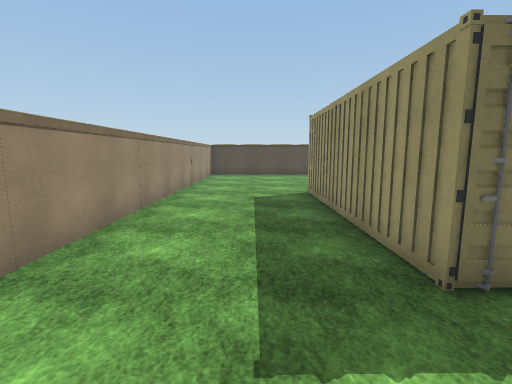
[1] (above)

20 first-person views from a walk through a Unity game level. The camera is 1.5 m above the floor, tilts 8° down and sees 85° across. The floor is counted in squares, 1 m on a side. Each view is taken from the middle of a square. On the plan, view 1 faces up. The plan holds only what a view shows up to about 14 squares ahead; the rest is blank. The place goes on beyond the plan. Surface patterns are stand-ins for the level's own textures.

[2]
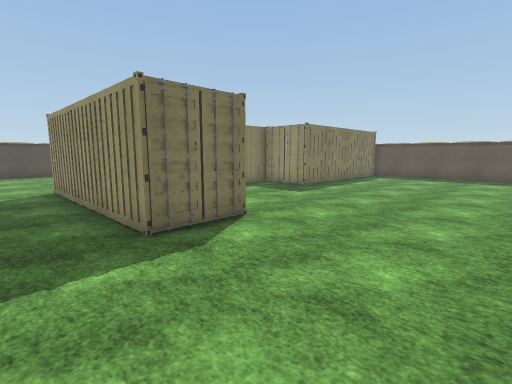

[3]
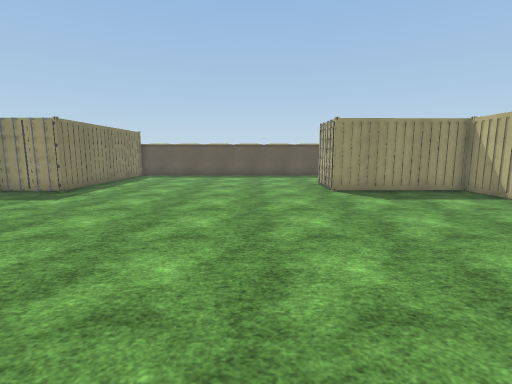

[4]
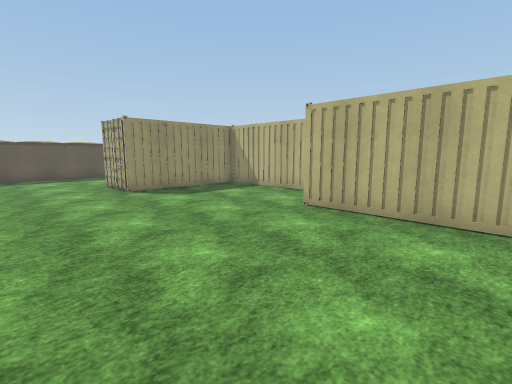

[5]
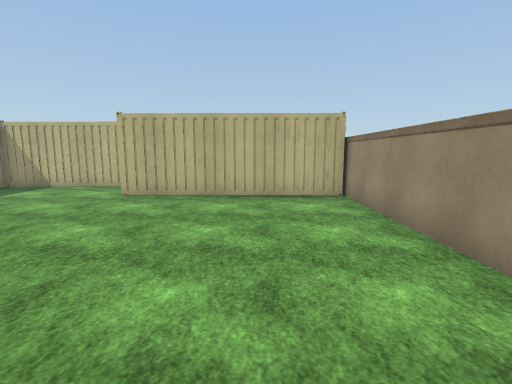

[6]
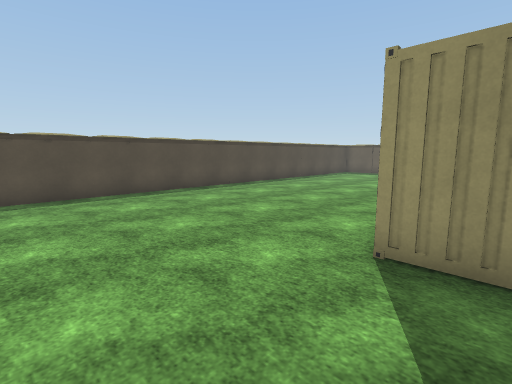

[7]
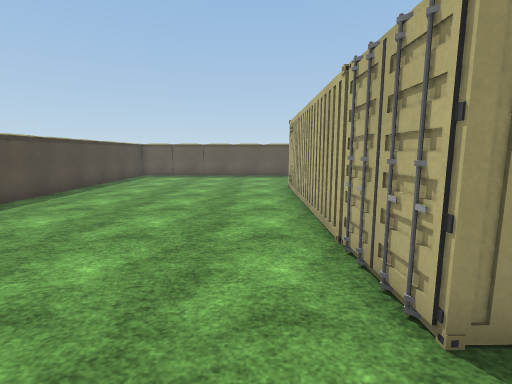

[8]
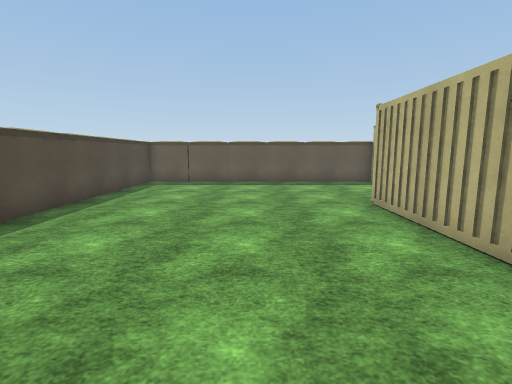

[9]
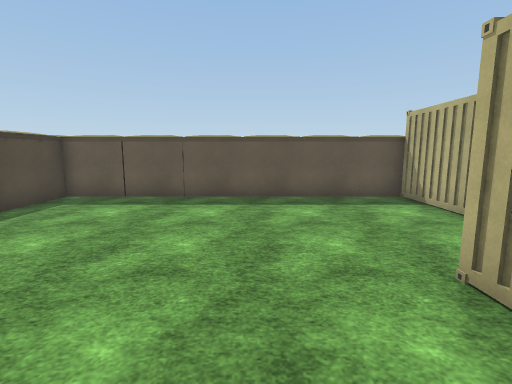

[10]
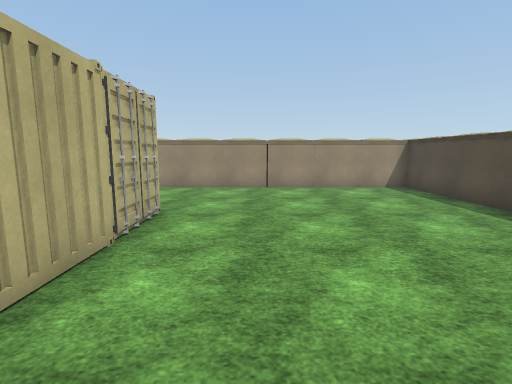

[11]
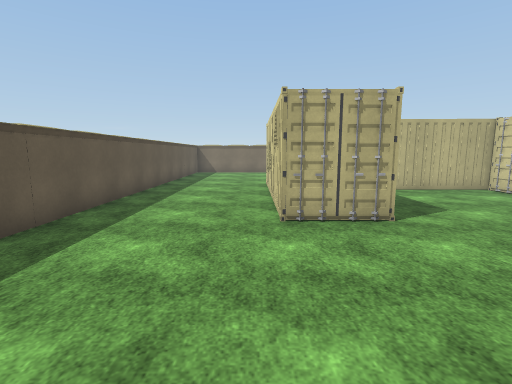

[12]
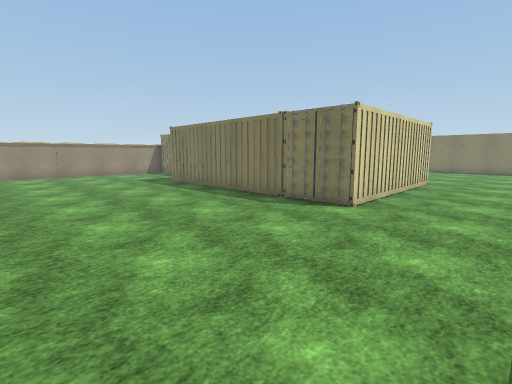

[13]
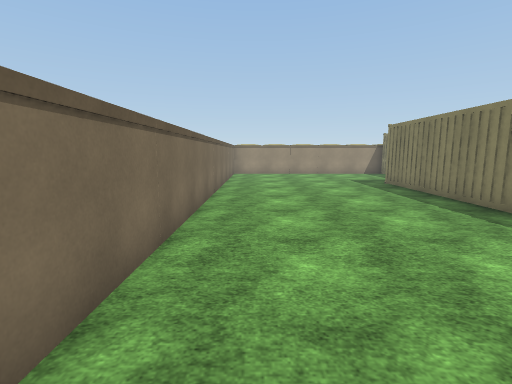

[14]
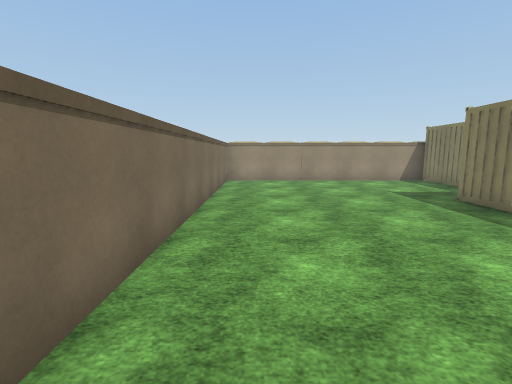

[15]
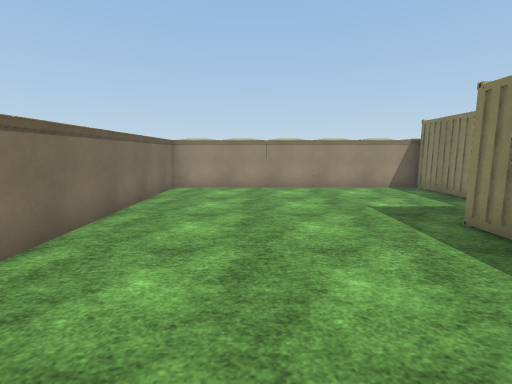

[16]
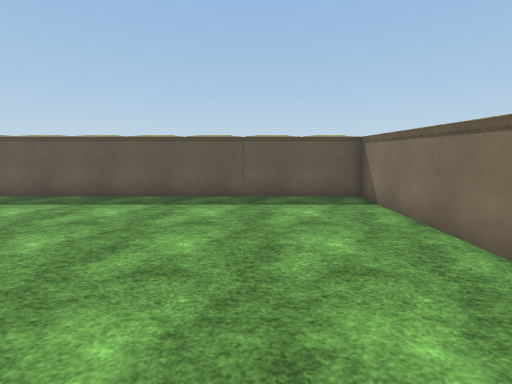

[17]
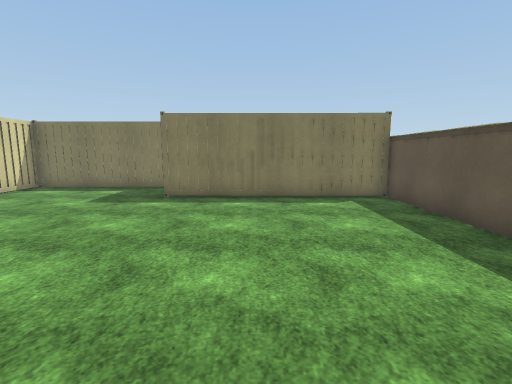

[18]
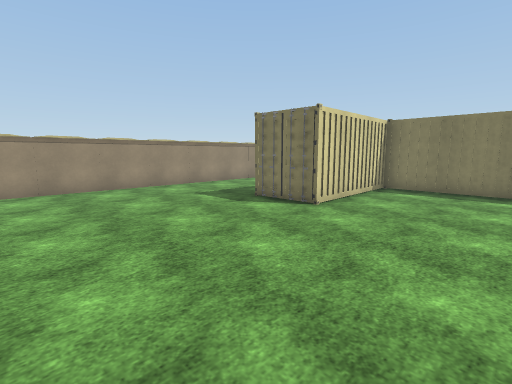

[19]
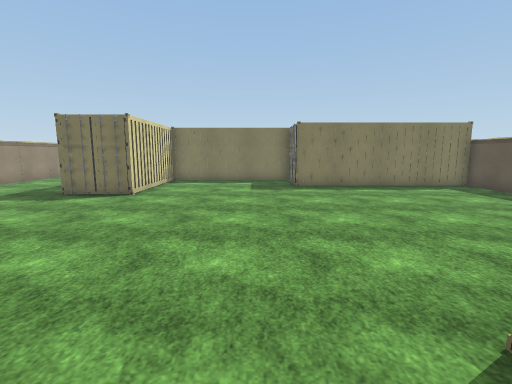

[20]
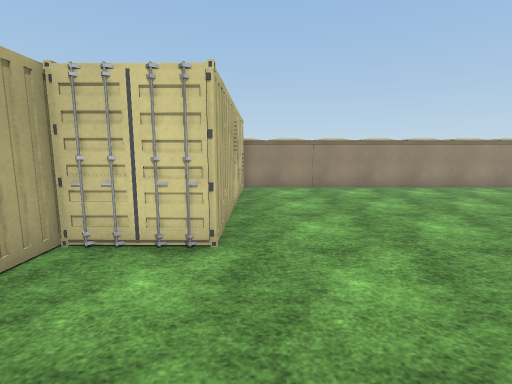

### Floor plan
Key: @ floor where view 1 was taken; # wall or solid block; . floor; C container.
Columns run from 3 left of view 1 to 19 right of it. Each row starts with its distance up from view 1.
 20 #######################
 19 #.....................#
 18 #.....................#
 17 #.....................#
 16 #.....................#
 15 #.....................#
 14 #.....................#
 13 #.....................#
 12 #.....................#
 11 #.....CC..............#
 10 #....###########......#
  9 #....C  ##  ###  .....#
  8 #....######C###    ####
  7 #....###......##   ##
  6 #....###......C########
  5 #....###..............#
  4 #....###..............#
  3 #....###..............#
  2 #.....................#
  1 #.....................#
  0 #..@..................#
 -1 #.....................#
 -2 #.....................#
 -3 #.....................#
 -4 #.....................#
 -5 #.............##C.....#
 -6 #.............###.....#
 -7 #.............###.....#
 -8 ########C.....###.....#
 -9  ###   ##.....###.....#
-10 ####   #####C####.....#
-11 #.....          #.....#
-12 #.....         ##.....#
-13 #......CCCCCCC##C.....#
-14 #.....................#
-15 #.....................#
-16 #.....................#
-17 #.....................#
-18 #.....................#
-19 #.....................#
-20 #.....................#
-21 #######################

Where each view was taken, in squares from view 1:
view 1: 0 up, 0 right, facing up
view 2: 2 down, 0 right, facing up-right
view 3: 2 down, 0 right, facing right
view 4: 1 down, 0 right, facing down-right
view 5: 2 up, 0 right, facing down
view 6: 9 up, 2 left, facing up-right
view 7: 12 up, 0 right, facing right
view 8: 14 up, 4 right, facing right
view 9: 13 up, 9 right, facing right
view 10: 13 up, 9 right, facing left
view 11: 1 up, 14 right, facing down
view 12: 20 down, 17 right, facing up-left
view 13: 19 down, 17 right, facing left
view 14: 19 down, 12 right, facing left
view 15: 17 down, 9 right, facing left
view 16: 17 down, 9 right, facing right
view 17: 4 down, 14 right, facing up
view 18: 4 down, 9 right, facing up-left
view 19: 7 down, 9 right, facing up
view 20: 7 down, 9 right, facing left
